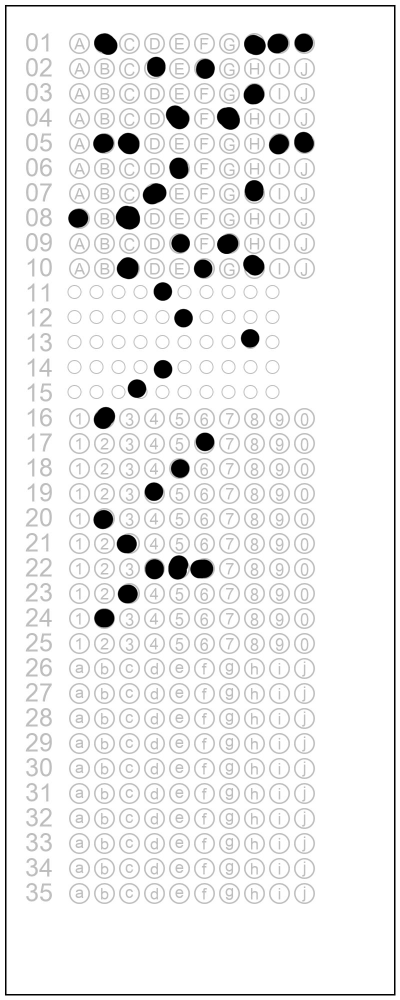
#> input picture aatest.jpg, 800 x 2000 px (shown at 1/2 size)
$ python -i check.py   (imports and definitions only)   (older library calls are emulated)
#> lines starting #> are read from the running program, lines starting #| are printed output that depends on the picture; after the words box and inside, x2 and y2 are one past the last pixel; in counts of white or black regions, pixels touching at a corner belong together
#> further down, picture is the input picture: shape (2000, 800, 3); min 0, max 255, mean 237
import cv2
import numpy as np
import matplotlib.pyplot as plt
import imutils
from imutils.perspective import four_point_transform
from imutils import contours
import argparse
import imutils
import cv2
import os

def saveimg(image):
    #cv2.namedWindow("Image")
    #cv2.imshow("Image", image)
    #cv2.waitKey (0)
    print("Output the image ...  \'ans.png\'")
    print(os.path.abspath(os.path.dirname(__file__)))
    i = 1
    while(os.path.isfile("./error/ans" + str(i) + "_.png")):
        i +=1
    fname = "./error/ans" + str(i) + "_.png"
    cv2.imwrite(fname, image, [int(cv2.IMWRITE_PNG_COMPRESSION), 9])
    #cv2.destroyAllWindows()

def display(image):
    cv2.namedWindow("Image")
    cv2.imshow("Image", image)
    cv2.waitKey (0)
    print("Output the image ...  \'ans.png\'")
    cv2.imwrite("./ans.png", paper, [int(cv2.IMWRITE_PNG_COMPRESSION), 9])
    #cv2.destroyAllWindows()


def auto_canny(image, sigma=0.33):
    # compute the median of the single channel pixel intensities
#> called with sigma = 0.33
    v = np.median(image)
#> v = 255
    # apply automatic Canny edge detection using the computed median
    lower = int(max(0, (1.0 - sigma) * v))
#> lower = 170
    upper = int(min(255, (1.0 + sigma) * v))
#> upper = 255
    edged = cv2.Canny(image, lower, upper)
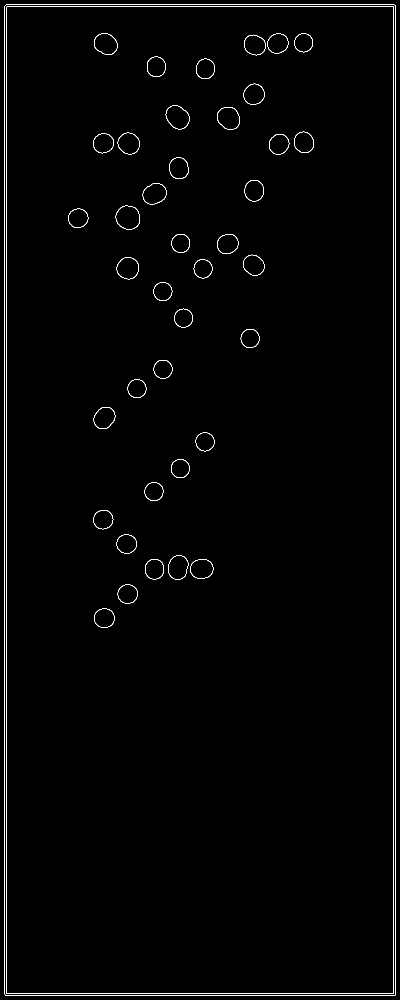
#> edged: shape (2000, 800) (shown at 1/2 size); 1% white in thin lines or dots
    # return the edged image
    return edged


def getMoment(cnts,bound=(200,50,4480,3980)):
    Answer = [(0,0)]
    for c in cnts :
        (x,y,w,h) = cv2.boundingRect(c)
        if x>bound[0] and x<bound[2] and y>bound[1] and y<bound[3]:
            M = cv2.moments(c)
            try :
                cX = int(M["m10"] / M["m00"])
                cY = int(M["m01"] / M["m00"])
            except :
                cX = 0
                cY = 0
            Answer.append((cX,cY))

    return Answer

def getBlack(image,width=4500,height=4000,imgmode='RGB'):
    ### Picture Preprocess
    if imgmode == 'GRAY':
        gray = image
    else:
        gray = cv2.cvtColor(image, cv2.COLOR_BGR2GRAY)
    blurred = cv2.GaussianBlur(gray, (5,5), 0)
    edged = auto_canny(blurred)
    cnts = cv2.findContours(edged, cv2.RETR_EXTERNAL,cv2.CHAIN_APPROX_SIMPLE)
#> cnts = 1 contour; box (x1, y1, x2, y2) and area: (9, 9, 792, 1992) 1549908
    cnts = cnts[0] if imutils.is_cv2() else cnts[1]
    docCnt = None
    # ensure that at least one contour was found
    if len(cnts) > 0 :
        # sorted them in descending order
        cnts = sorted(cnts, key=cv2.contourArea, reverse=True)
        # approximate the contour
        for c in cnts :
            peri = cv2.arcLength(c, True)
            approx = cv2.approxPolyDP(c, 0.02*peri, True)
            # if find four point, we can assume we have found the paper, Complete.
            if len(approx) == 4 :
                docCnt = approx
                break
#> this loop made 1 pass
#> (peri, docCnt) on pass 1: (5523.3, [[12, 9], [9, 1988], [788, 1991], [791, 12]])

    # [6 lines of commented-out code are left out]
    warped = four_point_transform(gray, docCnt.reshape(4,2))
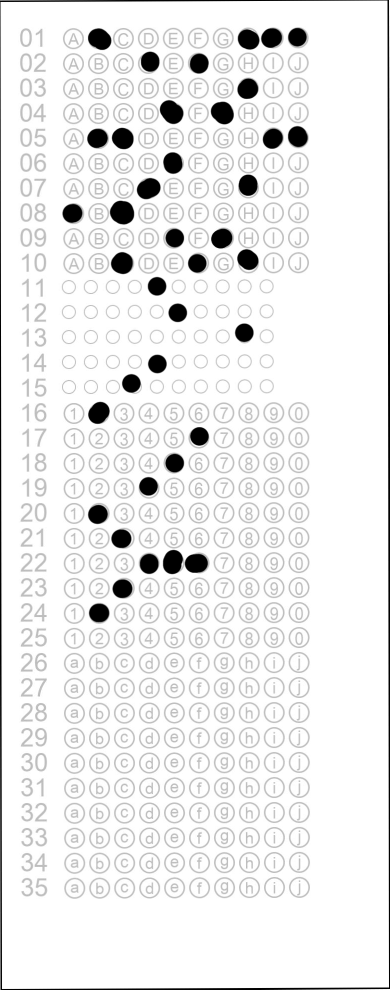
#> warped: shape (1979, 779) (shown at 1/2 size); min 0, max 255, mean 237

    ### Recognized Multiple Choose
    thresh = cv2.threshold(warped, 0, 255, cv2.THRESH_BINARY| cv2.THRESH_OTSU)[1]
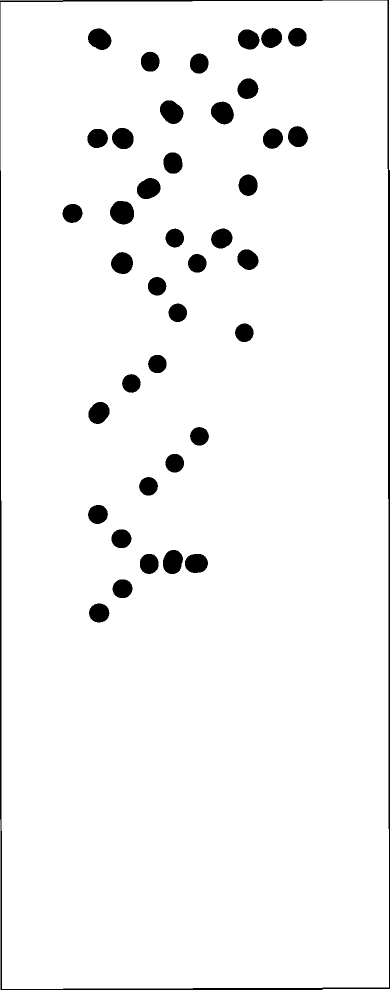
#> thresh: shape (1979, 779) (shown at 1/2 size); 95.9% white; 40 black regions, largest, box (x1, y1, x2, y2) and area: (0, 0, 779, 1979) 12823, (220, 402, 268, 449) 1790, (320, 201, 367, 248) 1643
    warped = cv2.resize(warped, (width,height), cv2.INTER_LANCZOS4)
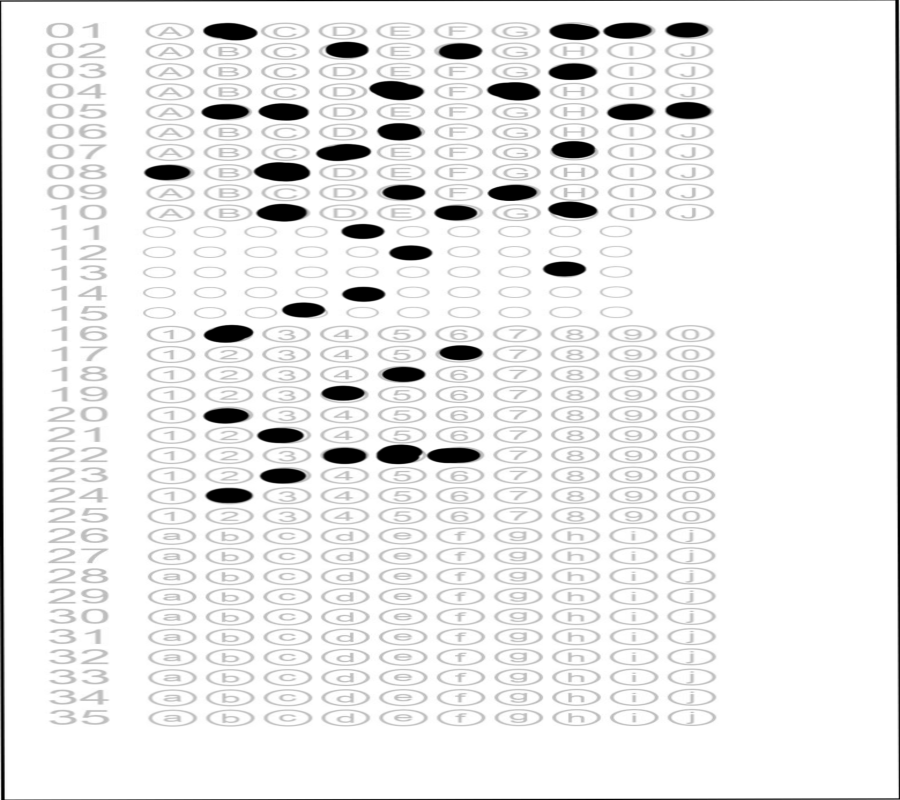
#> warped: shape (4000, 4500) (shown at 1/5 size); min 0, max 255, mean 237
    thresh = cv2.resize(thresh, (width,height), cv2.INTER_LANCZOS4)
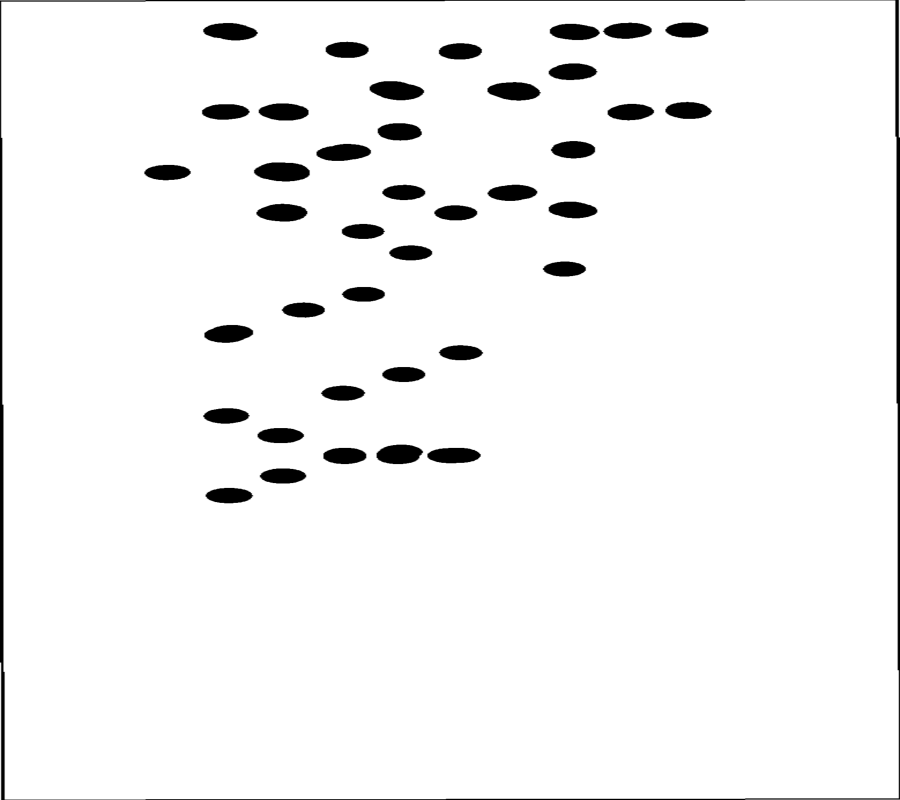
#> thresh: shape (4000, 4500) (shown at 1/5 size); min 0, max 255, mean 244.7

    ChQImg = cv2.blur(thresh, (13,13))
    ChQImg = cv2.threshold(ChQImg, 10,255, cv2.THRESH_BINARY)[1]
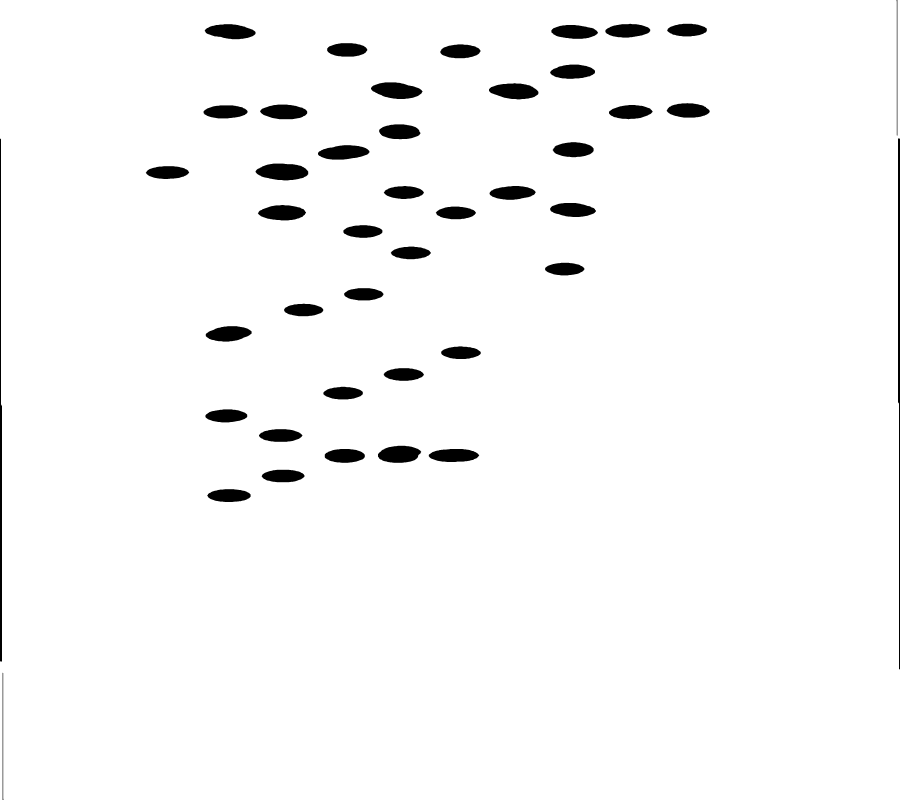
#> ChQImg: shape (4000, 4500) (shown at 1/5 size); 97.2% white; 43 black regions
    cnts = cv2.findContours(ChQImg, cv2.RETR_TREE, cv2.CHAIN_APPROX_SIMPLE)
#> cnts = 40 contours; largest, box (x1, y1, x2, y2) and area: (0, 0, 4500, 4000) 17946880, (1277, 817, 1542, 903) 17318, (1854, 411, 2114, 496) 15676, (2444, 415, 2693, 498) 15076, (1889, 2228, 2107, 2315) 14496

    cnts = cnts[0] if imutils.is_cv2() else cnts[1]
    return cnts


# # Usage:
# image = cv2.imread('./test/test600-p3.png')
# cnt = getBlack(image)
# print(getMoment(cnt))

>>> import cv2
>>> picture = cv2.imread('aatest.jpg')
>>> result = getBlack(picture)
#> result has the same summary as cnts in getBlack

$ run again, on aas.jpg
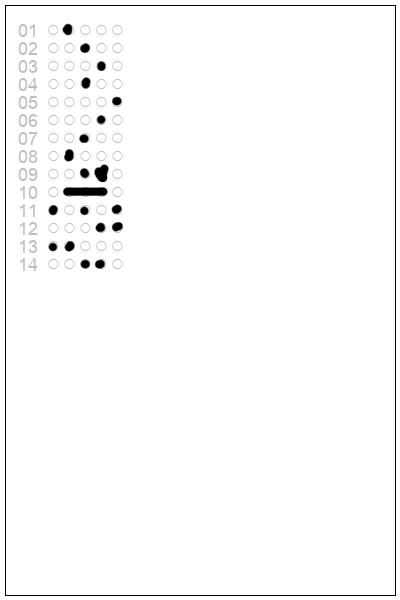
#> input picture aas.jpg, 400 x 600 px
#> picture is the input picture: shape (600, 400, 3); min 0, max 255, mean 250.2
#> v = 255
#> lower = 170
#> upper = 255
#> in auto_canny, `edged = cv2.Canny(image, lower, upper)`:
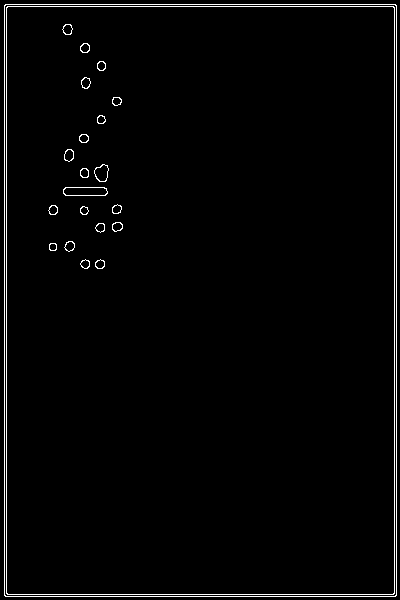
#> edged: shape (600, 400); 2% white in thin lines or dots
#> in getBlack, `cnts = cv2.findContours(edged, cv2.RETR_EXTERNAL,cv2.CHAIN_APPROX_SIMP..`: cnts = 1 contour; box (x1, y1, x2, y2) and area: (4, 4, 397, 597) 232062
#> in getBlack, `cnts = cnts[0] if imutils.is_cv2() else cnts[1]`: cnts = 1 item
#> the loop in getBlack, `for c in cnts :` made 1 pass
#> (peri, docCnt) on pass 1: (1965.7, [[5, 4], [4, 595], [395, 596], [396, 5]])
#> in getBlack, `ChQImg = cv2.threshold(ChQImg, 10,255, cv2.THRESH_BINARY)[1]`:
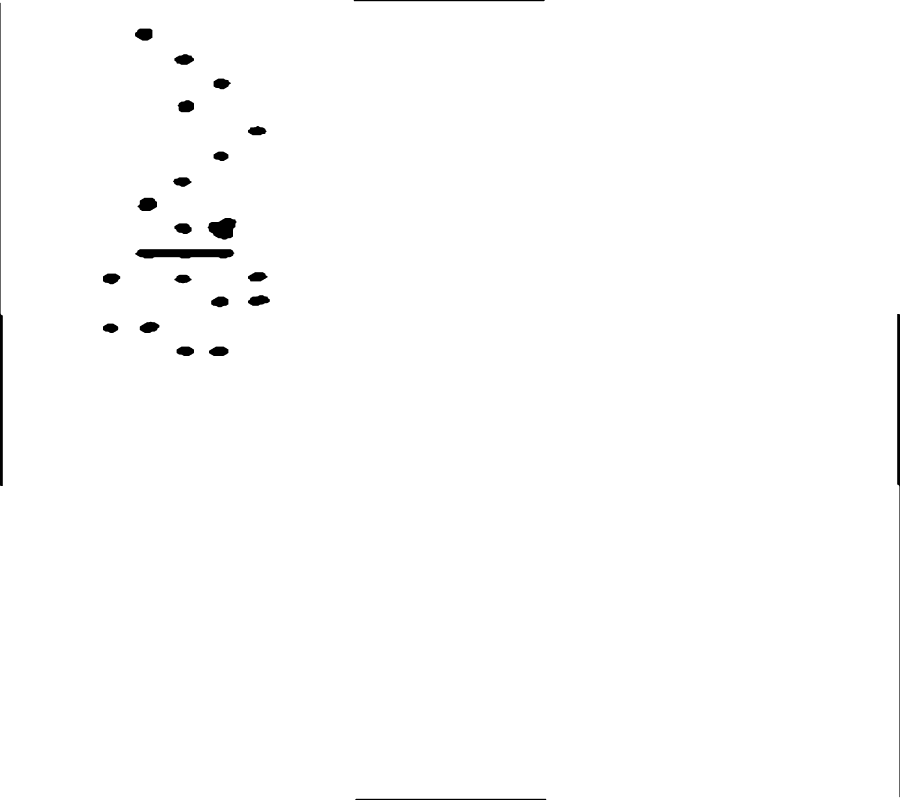
#> ChQImg: shape (4000, 4500) (shown at 1/5 size); 99.2% white; 24 black regions
#> in getBlack, `cnts = cv2.findContours(ChQImg, cv2.RETR_TREE, cv2.CHAIN_APPROX_SIMPLE)`: cnts = 21 contours; largest, box (x1, y1, x2, y2) and area: (0, 0, 4500, 4000) 17946731, (675, 1245, 1173, 1293) 20412, (1037, 1089, 1185, 1199) 10905, (687, 988, 786, 1056) 5154, (674, 142, 763, 204) 4440
#> result has the same summary as cnts in getBlack

$ run again, on ans.jpg
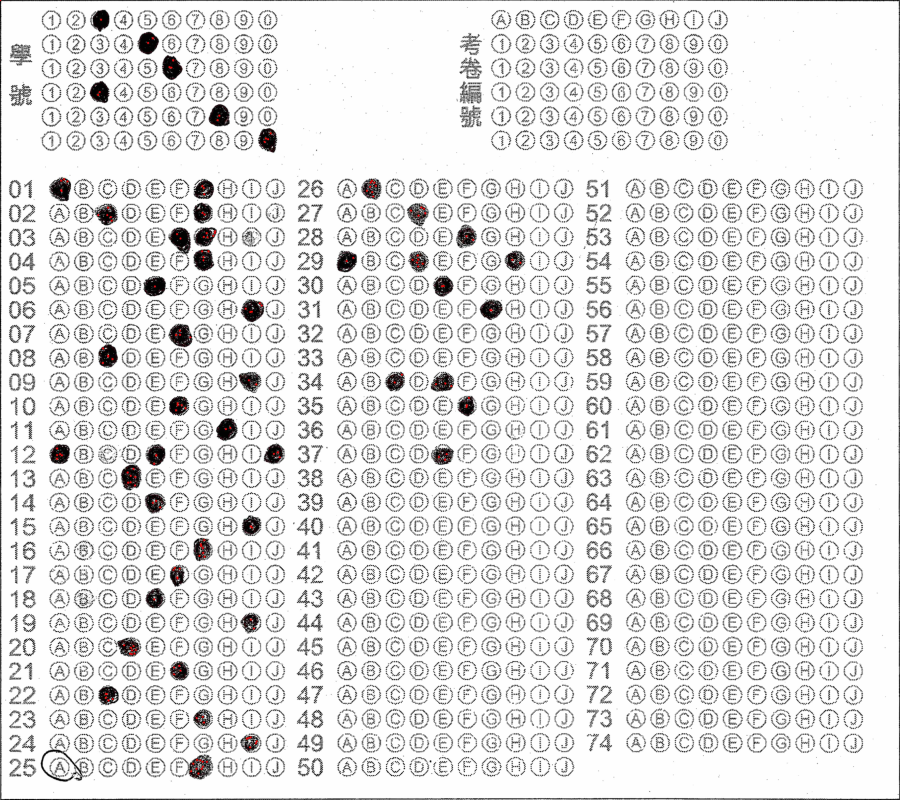
#> input picture ans.jpg, 4500 x 4000 px (shown at 1/5 size)
#> picture is the input picture: shape (4000, 4500, 3); mean B, G, R 226.8, 226.7, 227
#> v = 254
#> lower = 170
#> upper = 255
#> in auto_canny, `edged = cv2.Canny(image, lower, upper)`:
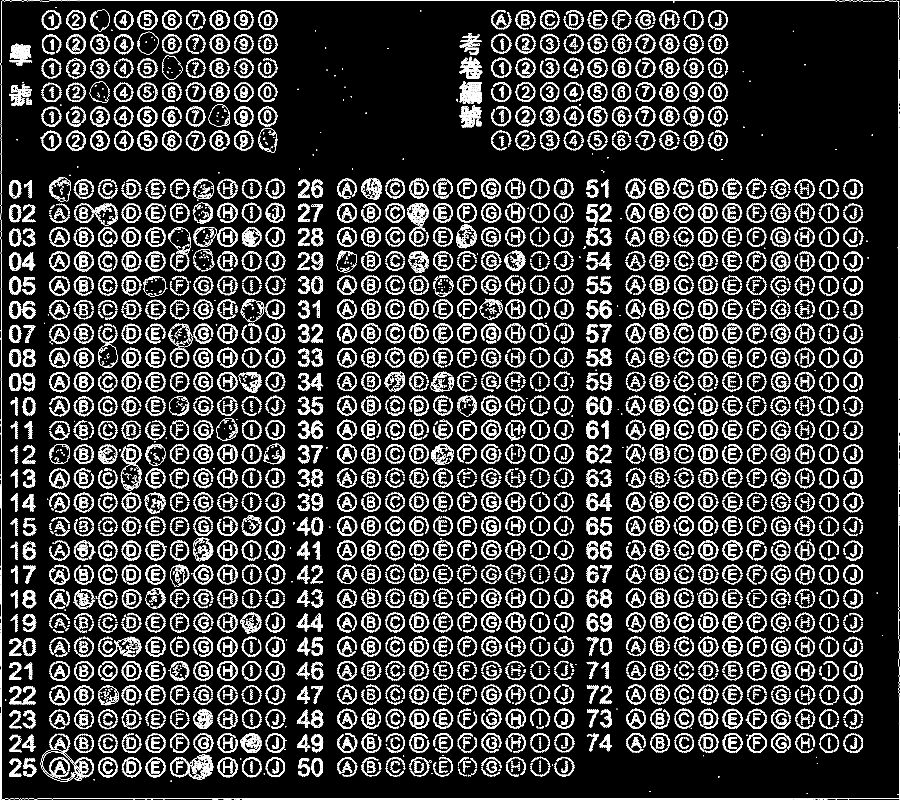
#> edged: shape (4000, 4500) (shown at 1/5 size); 6.5% white in thin lines or dots
#> in getBlack, `cnts = cv2.findContours(edged, cv2.RETR_EXTERNAL,cv2.CHAIN_APPROX_SIMP..`: cnts = 79 contours, 76 with area under 20; largest, box (x1, y1, x2, y2) and area: (4, 1, 4497, 3997) 17907158, (1230, 3995, 3967, 4000) 124, (4497, 667, 4500, 1689) 57
#> the loop in getBlack, `for c in cnts :` made 1 pass
#> (peri, docCnt) on pass 1: (17382.6, [[4494, 5], [6, 5], [7, 3995], [4495, 3994]])
#> in getBlack, `ChQImg = cv2.threshold(ChQImg, 10,255, cv2.THRESH_BINARY)[1]`:
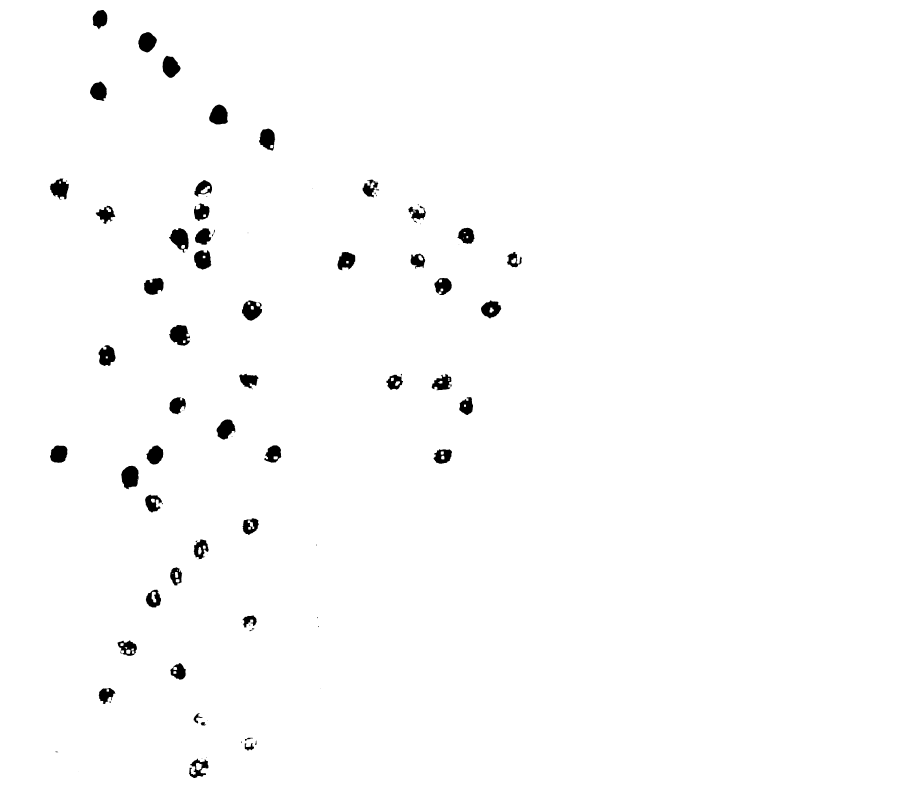
#> ChQImg: shape (4000, 4500) (shown at 1/5 size); 98.7% white; 93 black regions (31 under 20 px)
#> in getBlack, `cnts = cv2.findContours(ChQImg, cv2.RETR_TREE, cv2.CHAIN_APPROX_SIMPLE)`: cnts = 149 contours, 32 with area under 20; largest, box (x1, y1, x2, y2) and area: (0, 0, 4500, 4000) 17991501, (605, 2328, 695, 2447) 7914, (844, 1624, 951, 1730) 7808, (844, 1140, 944, 1264) 7624, (1208, 1501, 1311, 1604) 7262
#> result has the same summary as cnts in getBlack
